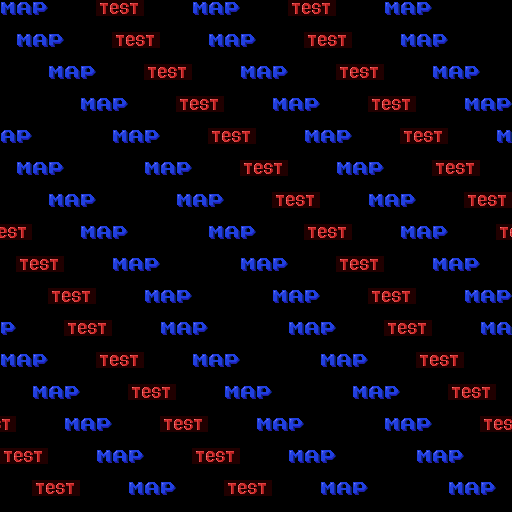

This is a level from a 2D game, rendered from its Tiled map with the project's own tilesets. A one-line summary and the complete map file follow:
An orthogonal 32x32 tile map with 16x16 px tiles, 1 tile layer (map16).

<map version="1.2" tiledversion="1.2.4" orientation="orthogonal" renderorder="right-down" width="32" height="32" tilewidth="16" tileheight="16" infinite="0" nextlayerid="2" nextobjectid="1">
 <tileset firstgid="1" name="tileset00" tilewidth="16" tileheight="16" tilecount="8" columns="4">
  <image source="tileset16x16.png" trans="ff00ff" width="64" height="32" />
 </tileset>
 <layer id="1" name="map16" width="32" height="32">
  <data encoding="csv">
1,2,3,4,4,4,5,6,7,4,4,4,1,2,3,4,4,4,5,6,7,4,4,4,1,2,3,4,4,4,4,4,
4,4,4,4,4,4,4,4,4,4,4,4,4,4,4,4,4,4,4,4,4,4,4,4,4,4,4,4,4,4,4,4,
4,1,2,3,4,4,4,5,6,7,4,4,4,1,2,3,4,4,4,5,6,7,4,4,4,1,2,3,4,4,4,4,
4,4,4,4,4,4,4,4,4,4,4,4,4,4,4,4,4,4,4,4,4,4,4,4,4,4,4,4,4,4,4,4,
4,4,4,1,2,3,4,4,4,5,6,7,4,4,4,1,2,3,4,4,4,5,6,7,4,4,4,1,2,3,4,4,
4,4,4,4,4,4,4,4,4,4,4,4,4,4,4,4,4,4,4,4,4,4,4,4,4,4,4,4,4,4,4,4,
4,4,4,4,4,1,2,3,4,4,4,5,6,7,4,4,4,1,2,3,4,4,4,5,6,7,4,4,4,1,2,3,
4,4,4,4,4,4,4,4,4,4,4,4,4,4,4,4,4,4,4,4,4,4,4,4,4,4,4,4,4,4,4,4,
2,3,4,4,4,4,4,1,2,3,4,4,4,5,6,7,4,4,4,1,2,3,4,4,4,5,6,7,4,4,4,1,
4,4,4,4,4,4,4,4,4,4,4,4,4,4,4,4,4,4,4,4,4,4,4,4,4,4,4,4,4,4,4,4,
4,1,2,3,4,4,4,4,4,1,2,3,4,4,4,5,6,7,4,4,4,1,2,3,4,4,4,5,6,7,4,4,
4,4,4,4,4,4,4,4,4,4,4,4,4,4,4,4,4,4,4,4,4,4,4,4,4,4,4,4,4,4,4,4,
4,4,4,1,2,3,4,4,4,4,4,1,2,3,4,4,4,5,6,7,4,4,4,1,2,3,4,4,4,5,6,7,
4,4,4,4,4,4,4,4,4,4,4,4,4,4,4,4,4,4,4,4,4,4,4,4,4,4,4,4,4,4,4,4,
6,7,4,4,4,1,2,3,4,4,4,4,4,1,2,3,4,4,4,5,6,7,4,4,4,1,2,3,4,4,4,5,
4,4,4,4,4,4,4,4,4,4,4,4,4,4,4,4,4,4,4,4,4,4,4,4,4,4,4,4,4,4,4,4,
4,5,6,7,4,4,4,1,2,3,4,4,4,4,4,1,2,3,4,4,4,5,6,7,4,4,4,1,2,3,4,4,
4,4,4,4,4,4,4,4,4,4,4,4,4,4,4,4,4,4,4,4,4,4,4,4,4,4,4,4,4,4,4,4,
4,4,4,5,6,7,4,4,4,1,2,3,4,4,4,4,4,1,2,3,4,4,4,5,6,7,4,4,4,1,2,3,
4,4,4,4,4,4,4,4,4,4,4,4,4,4,4,4,4,4,4,4,4,4,4,4,4,4,4,4,4,4,4,4,
3,4,4,4,5,6,7,4,4,4,1,2,3,4,4,4,4,4,1,2,3,4,4,4,5,6,7,4,4,4,1,2,
4,4,4,4,4,4,4,4,4,4,4,4,4,4,4,4,4,4,4,4,4,4,4,4,4,4,4,4,4,4,4,4,
1,2,3,4,4,4,5,6,7,4,4,4,1,2,3,4,4,4,4,4,1,2,3,4,4,4,5,6,7,4,4,4,
4,4,4,4,4,4,4,4,4,4,4,4,4,4,4,4,4,4,4,4,4,4,4,4,4,4,4,4,4,4,4,4,
4,4,1,2,3,4,4,4,5,6,7,4,4,4,1,2,3,4,4,4,4,4,1,2,3,4,4,4,5,6,7,4,
4,4,4,4,4,4,4,4,4,4,4,4,4,4,4,4,4,4,4,4,4,4,4,4,4,4,4,4,4,4,4,4,
7,4,4,4,1,2,3,4,4,4,5,6,7,4,4,4,1,2,3,4,4,4,4,4,1,2,3,4,4,4,5,6,
4,4,4,4,4,4,4,4,4,4,4,4,4,4,4,4,4,4,4,4,4,4,4,4,4,4,4,4,4,4,4,4,
5,6,7,4,4,4,1,2,3,4,4,4,5,6,7,4,4,4,1,2,3,4,4,4,4,4,1,2,3,4,4,4,
4,4,4,4,4,4,4,4,4,4,4,4,4,4,4,4,4,4,4,4,4,4,4,4,4,4,4,4,4,4,4,4,
4,4,5,6,7,4,4,4,1,2,3,4,4,4,5,6,7,4,4,4,1,2,3,4,4,4,4,4,1,2,3,4,
4,4,4,4,4,4,4,4,4,4,4,4,4,4,4,4,4,4,4,4,4,4,4,4,4,4,4,4,4,4,4,4
</data>
 </layer>
</map>